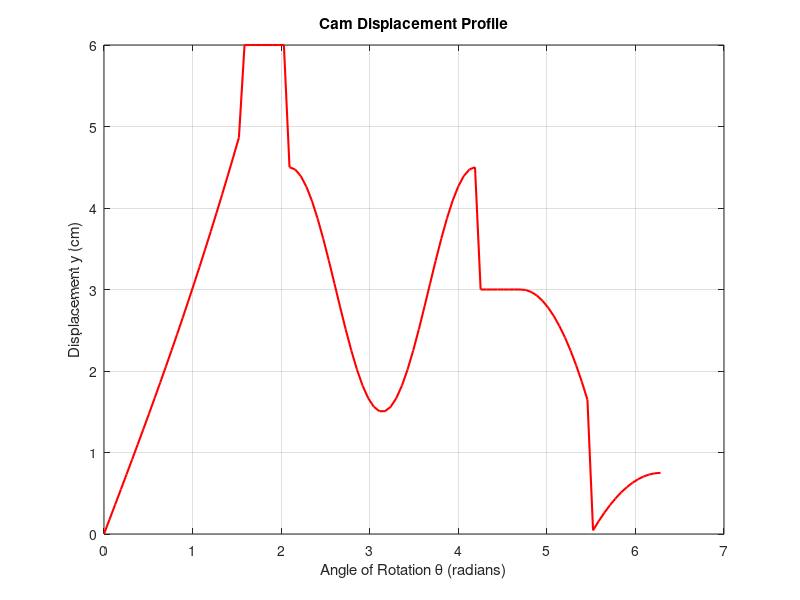

This figure's MATLAB source:
%%prebaring workplace%%
clc; clear; close all

%%parameters and relations%%
theta = linspace(0, 2*pi, 100);

%%loop%%
for i = 1:100
    if theta(i) >= 0 && theta(i) <= pi/2
        y(i) = 6 * (2 * theta(i) - 0.5 * sin(theta(i))) / pi;
    elseif theta(i) > pi/2 && theta(i) <= 2*pi/3
        y(i) = 6;
    elseif theta(i) > 2*pi/3 && theta(i) <= 4*pi/3
        y(i) = 6 - 3 * (1 - 0.5 * cos(3 * (theta(i) - 2*pi/3)));
    elseif theta(i) > 4*pi/3 && theta(i) <= 3*pi/2
        y(i) = 3;
    elseif theta(i) > 3*pi/2 && theta(i) <= 7*pi/4
        y(i) = 3 - 1.5 * ((theta(i) - 3*pi/2) / (pi/4))^2;
    elseif theta(i) > 7*pi/4 && theta(i) <= 2*pi
        y(i) = 0.75 - 0.75 * (1 - (theta(i) - 7*pi/4) / (pi/4))^2;
    end
end

%%Plotting%%
plot(theta, y, 'r-', 'LineWidth', 1.5);
xlabel('Angle of Rotation \theta (radians)');
ylabel('Displacement y (cm)');
title('Cam Displacement Profile');
grid on;